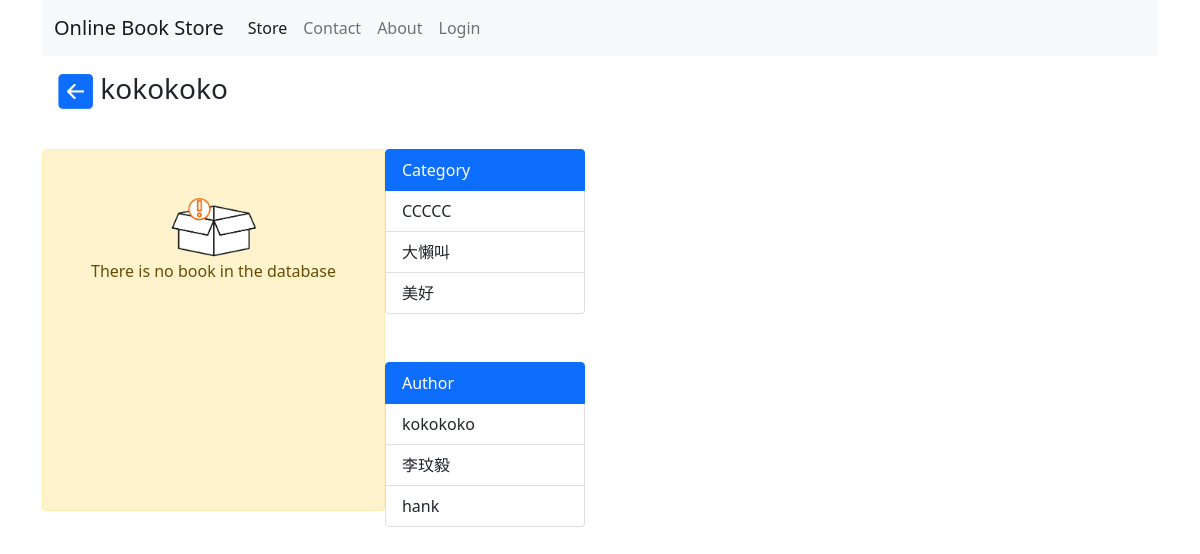
The app's page /author.php?id=1 with its own data.
### tables this page shows
CREATE TABLE `authors` (
  `id` int(11) NOT NULL,
  `name` varchar(255) NOT NULL COMMENT '角色'
);

CREATE TABLE `categories` (
  `id` int(11) NOT NULL,
  `name` varchar(255) NOT NULL COMMENT '作品'
);

### php/func-author.php (called while the page is built)
<?php
function get_all_author($con){
   $sql  = "SELECT * FROM authors";
   $stmt = $con->prepare($sql);
   $stmt->execute();
   if ($stmt->rowCount() > 0) {
   	  $authors = $stmt->fetchAll();
   }else {
      $authors = 0;
   }
   return $authors;
}
function get_author($con, $id){
   $sql  = "SELECT * FROM authors WHERE id=?";
   $stmt = $con->prepare($sql);
   $stmt->execute([$id]);
   if ($stmt->rowCount() > 0) {
   	  $author = $stmt->fetch();
   }else {
      $author = 0;
   }
   return $author;
}

### php/func-book.php (called while the page is built, shortened)
<?php
function get_books_by_author($con, $id){
   $sql  = "SELECT * FROM books WHERE author_id=?";
   $stmt = $con->prepare($sql);
   $stmt->execute([$id]);
   if ($stmt->rowCount() > 0) {
        $books = $stmt->fetchAll();
   }else {
      $books = 0;
   }
   return $books;
}

### php/func-category.php (called while the page is built, shortened)
<?php
function get_all_categories($con){
   $sql  = "SELECT * FROM categories";
   $stmt = $con->prepare($sql);
   $stmt->execute();
   if ($stmt->rowCount() > 0) {
   	  $categories = $stmt->fetchAll();
   }else {
      $categories = 0;
   }
   return $categories;
}

### author.php (the view, shortened to what this page needs)
<?php
$id = $_GET['id'];
include "db_conn.php";
include "php/func-book.php";
$books = get_books_by_author($conn, $id);
include "php/func-author.php";
$authors = get_all_author($conn);
$current_author = get_author($conn, $id);
include "php/func-category.php";
$categories = get_all_categories($conn);
 ?>
<!DOCTYPE html>
<html lang="en">
<head>
	<link href="https://cdn.jsdelivr.net/npm/bootstrap@5.1.1/dist/css/bootstrap.min.css" rel="stylesheet">
    <link rel="stylesheet" href="css/style.css">
</head>
<body>
	<div class="container">
		<nav class="navbar navbar-expand-lg navbar-light bg-light">
		  <div class="container-fluid">
		    <a class="navbar-brand" href="index.php">Online Book Store</a>
		    <div class="collapse navbar-collapse"
		         id="navbarSupportedContent">
		      <ul class="navbar-nav me-auto mb-2 mb-lg-0">
		        <li class="nav-item">
		          <a class="nav-link active"
		             aria-current="page"
		             href="index.php">Store</a>
		        </li>
		        <li class="nav-item">
		          <a class="nav-link"
		             href="#">Contact</a>
		        </li>
		        <li class="nav-item">
		          <a class="nav-link"
		             href="#">About</a>
		        </li>
		        <li class="nav-item">
		          <?php if (isset($_SESSION['user_id'])) {?>
		          	<a class="nav-link"
		             href="admin.php">Admin</a>
		          <?php }else{ ?>
		          <a class="nav-link"
		             href="login.php">Login</a>
		          <?php } ?>
		        </li>
		      </ul>
		    </div>
		  </div>
		</nav>
		<h1 class="display-4 p-3 fs-3">
			<a href="index.php"
			   class="nd">
				<img src="img/back-arrow.PNG"
				     width="35">
			</a>
		   <?=$current_author['name']?>
		</h1>
		<div class="d-flex pt-3">
			<?php if ($books == 0){ ?>
				<div class="alert alert-warning
        	            text-center p-5"
        	     role="alert">
        	     <img src="img/empty.png"
        	          width="100">
        	     <br>
			    There is no book in the database
		       </div>
		<?php } ?>
		<div class="category">
			<div class="list-group">
				<?php if ($categories == 0){
				}else{ ?>
				<a href="#"
				   class="list-group-item list-group-item-action active">Category</a>
				   <?php foreach ($categories as $category ) {?>
				   <a href="category.php?id=<?=$category['id']?>"
				      class="list-group-item list-group-item-action">
				      <?=$category['name']?></a>
				<?php } } ?>
			</div>
			<div class="list-group mt-5">
				<?php if ($authors == 0){
				}else{ ?>
				<a href="#"
				   class="list-group-item list-group-item-action active">Author</a>
				   <?php foreach ($authors as $author ) {?>
				   <a href="author.php?id=<?=$author['id']?>"
				      class="list-group-item list-group-item-action">
				      <?=$author['name']?></a>
				<?php } } ?>
			</div>
		</div>
		</div>
	</div>
</body>
</html>

### css/style.css (style rules this page uses)
.category .list-group { width: 200px; }
.nd { text-decoration: none; }

### records on screen
authors: name "kokokoko"
categories: name "CCCCC"
categories: name "大懶叫"
categories: name "美好"
authors: name "李玟毅"
authors: name "hank"
